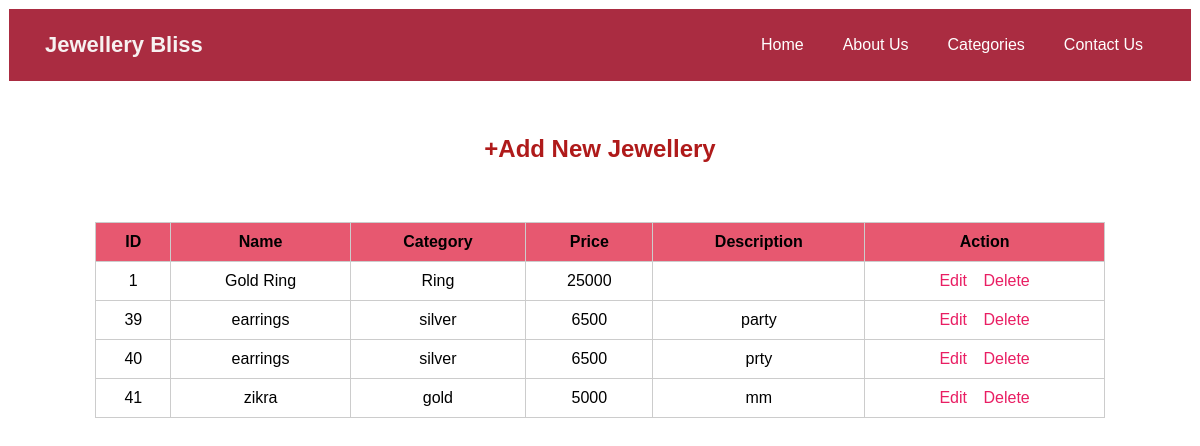
The page /view.php on the database its author committed.
### tables this page shows
CREATE TABLE `jewellery` (
  `id` int(11) NOT NULL,
  `name` varchar(100) DEFAULT NULL,
  `category` varchar(50) DEFAULT NULL,
  `price` int(11) DEFAULT NULL,
  `description` text DEFAULT NULL,
  `type` varchar(50) DEFAULT NULL,
  `image` varchar(255) NOT NULL
);

### view.php (the view, shortened to what this page needs)
<?php
include "db.php";
$result = mysqli_query($conn, "SELECT * FROM jewellery");
?>
<!DOCTYPE html>
<html>
<head>
<link rel="stylesheet" href="style.css">
</head>
<body>
     <?php include "navbar.php"; ?>
<a href="add.php" class="add-btn"><h2>+Add New Jewellery</h2></a>
<br><br>
<table>
<tr>
    <th>ID</th>
    <th>Name</th>
    <th>Category</th>
    <th>Price</th>
    <th>Description</th>
    <th>Action</th>
</tr>
<?php while ($row = mysqli_fetch_assoc($result)) { ?>
<tr>
    <td><?php echo $row['id']; ?></td>
    <td><?php echo $row['name']; ?></td>
    <td><?php echo $row['category']; ?></td>
    <td><?php echo $row['price']; ?></td>
    <td><?php echo $row['description']; ?></td>
    <td class="action">
        <a class="edit" href="edit.php?id=<?php echo $row['id']; ?>">Edit</a>
        <a class="delete" href="delete.php?id=<?php echo $row['id']; ?>"
           onclick="return confirm('Are you sure?')">Delete</a>
    </td>
</tr>
<?php } ?>
</table>
</body>
</html>

### navbar.php
<div class="navbar">
    <div class="logo">Jewellery Bliss</div>
    <ul class="nav-links">
        <li><a href="dashboard.php">Home</a></li>
        <li><a href="about.php">About Us</a></li>
        <li><a href="categories.php">Categories</a></li>
        <li><a href="contact.php">Contact Us</a></li>
    </ul>
</div>

### style.css (style rules this page uses)
* { margin: 3px; padding: 3px; box-sizing: border-box; font-family: Arial, sans-serif; }
body { background: rgb(214, 114, 114); padding: 10px; }
h1,h2 { text-align: center; color: #af1a1a; margin-bottom: 20px; }
a { text-decoration: none; color: #e91e63; }
table { width: 90%; border-collapse: collapse; background: white; }
th { background: rgb(231, 88, 112); padding: 10px; }
td { padding: 10px; text-align: center; }
table, th, td { border: 1px solid #ccc; }
table { width: 85%; margin: 0 auto; }
.navbar { display: flex; justify-content: space-between; align-items: center; background:rgb(170, 44, 65); padding: 15px 30px; margin-bottom: 30px; }
.logo { color: rgb(247, 241, 241); font-size: 22px; font-weight: bold; }
.nav-links { list-style: none; display: flex; gap: 15px; }
.nav-links li a { color: white; text-decoration: none; font-size: 16px; }
body { font-family: Arial, sans-serif; background: white; margin: 0; padding: 0; }
body { margin: 0; font-family: Arial, sans-serif; }

### rows shown on the page
jewellery: id "1", name "Gold Ring", category "Ring", price "25000"
jewellery: id "39", name "earrings", category "silver", price "6500", description "party"
jewellery: id "40", name "earrings", category "silver", price "6500", description "prty"
jewellery: id "41", name "zikra", category "gold", price "5000", description "mm"
